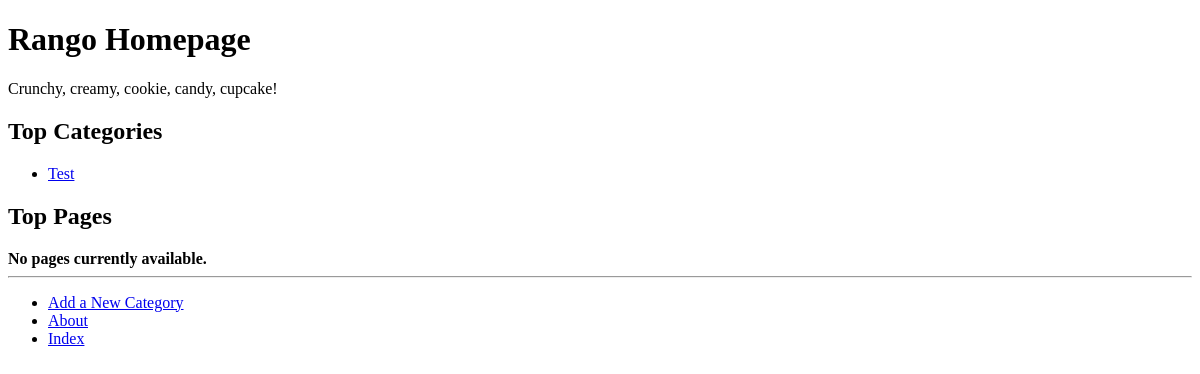
/, run on an earlier commit of the app's database.
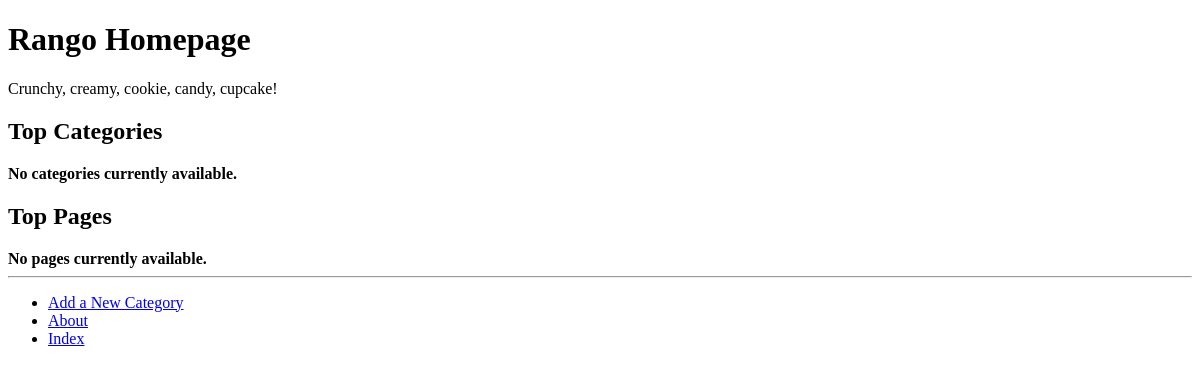
And on a later commit of the database.
### rango/models.py (models this page shows, shortened)
class Category(models.Model):
    name = models.CharField(max_length=128, unique=True)
    views = models.IntegerField(default=0)
    likes = models.IntegerField(default=0)
    slug = models.SlugField(unique=True)
    class Meta:
        verbose_name_plural = 'Categories'

### rango/views.py (the view)
# urls.py: path('', views.index, name='index'),
def index(request):
    categories = Category.objects.order_by('-likes')[:5]
    top_pages = Page.objects.order_by('-views')[:5]
    context = {
        'boldmessage': 'Crunchy, creamy, cookie, candy, cupcake!',
        'categories': categories,
        'top_pages': top_pages
    }
    return render(request, 'rango/index.html', context)

### templates/rango/index.html (shortened to what this page needs)
{% extends 'rango/base.html' %}
{% load staticfiles %}
{% block body_block %}
<h1>Rango Homepage</h1>
<p>{{ boldmessage }}</p>
<h2>Top Categories</h2>
{% if categories %}
    <ul>
        {% for category in categories %}
            <li>
                <a href="{% url 'rango:show_category' category.slug %}">
                    {{ category.name }}
                </a>
            </li>
        {% endfor %}
    </ul>
{% else %}
    <strong>No categories currently available.</strong>
{% endif %}
<h2>Top Pages</h2>
{% if top_pages %}
    <ul>
        {% for page in top_pages %}
            <li>
                <a href="{{ page.url }}">{{ page.title }}</a>
            </li>
        {% endfor %}
    </ul>
{% else %}
    <strong>No pages currently available.</strong>
{% endif %}
{% endblock %}

What changed in the data, as far as the page shows it:
removed Category: name "Test"
Also different on the page:
text now shown: "No categories currently available."
